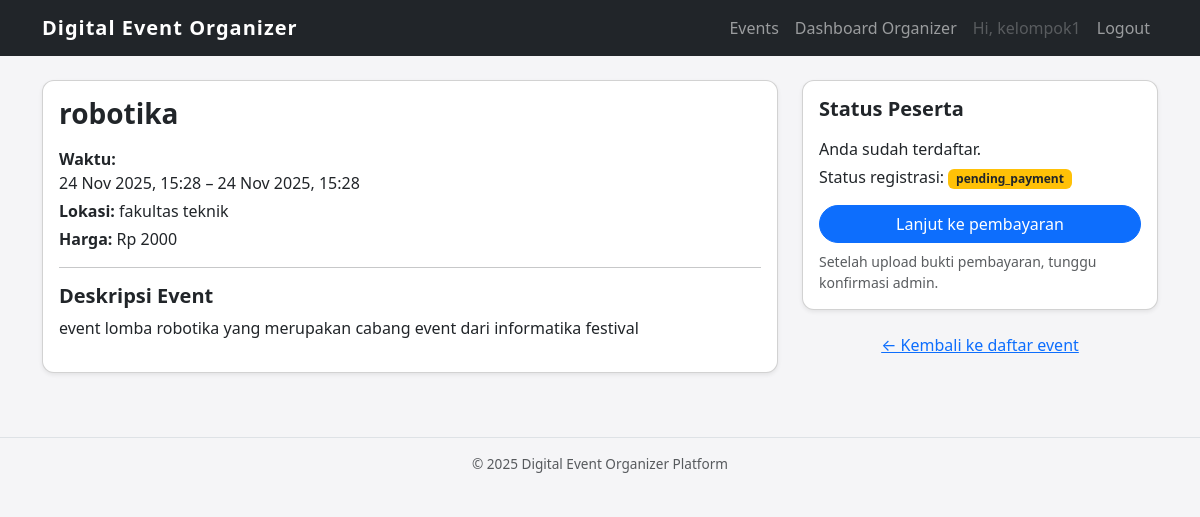
The app's page /events/robotika/ (signed in) with its own data.
### events/models.py (models this page shows, shortened)
class Event(models.Model):
    organizer = models.ForeignKey(
        settings.AUTH_USER_MODEL,
        on_delete=models.CASCADE,
        related_name='organized_events'
    )
    title = models.CharField(max_length=200)
    slug = models.SlugField(max_length=200, unique=True)
    description = models.TextField()
    location = models.CharField(max_length=255)
    start_datetime = models.DateTimeField()
    end_datetime = models.DateTimeField()
    max_participants = models.PositiveIntegerField(null=True, blank=True)
    price = models.DecimalField(max_digits=10, decimal_places=2, default=0)
    is_published = models.BooleanField(default=False)
    banner_image = models.ImageField(upload_to='event_banners/', null=True, blank=True)
    created_at = models.DateTimeField(auto_now_add=True)
    updated_at = models.DateTimeField(auto_now=True)
    def is_paid(self):
        return self.price > 0

class EventRegistration(models.Model):
    STATUS_CHOICES = (
        ('pending_payment', 'Pending Payment'),
        ('paid', 'Paid'),
        ('cancelled', 'Cancelled'),
        ('checked_in', 'Checked In'),
    )
    event = models.ForeignKey(Event, on_delete=models.CASCADE, related_name='registrations')
    participant = models.ForeignKey(settings.AUTH_USER_MODEL, on_delete=models.CASCADE, related_name='event_registrations')
    registration_code = models.UUIDField(default=uuid.uuid4, unique=True, editable=False)
    status = models.CharField(max_length=20, choices=STATUS_CHOICES, default='pending_payment')
    registered_at = models.DateTimeField(auto_now_add=True)
    checked_in = models.BooleanField(default=False)
    checked_in_at = models.DateTimeField(null=True, blank=True)

### events/views.py (the view)
# urls.py: path('<slug:slug>/', views.event_detail, name='event_detail'),
def event_detail(request, slug):
    event = get_object_or_404(Event, slug=slug, is_published=True)
    user_registration = None
    if request.user.is_authenticated:
        user_registration = EventRegistration.objects.filter(
            event=event,
            participant=request.user
        ).first()
    return render(request, "events/event_detail.html", {
        "event": event,
        "user_registration": user_registration,
    })

### event_organizer/templates/events/event_detail.html (shortened to what this page needs)
{% extends "base.html" %}
{% block content %}
<div class="row">
  <div class="col-lg-8 mb-3">
    <div class="card shadow-sm">
      <div class="card-body">
        <h1 class="h3 fw-bold mb-3">{{ event.title }}</h1>
        <div class="mb-3">
          <p class="mb-1"><strong>Waktu:</strong><br>
            {{ event.start_datetime|date:"d M Y, H:i" }} –
            {{ event.end_datetime|date:"d M Y, H:i" }}
          </p>
          <p class="mb-1"><strong>Lokasi:</strong> {{ event.location }}</p>
          <p class="mb-1">
            <strong>Harga:</strong>
            {% if event.is_paid %}
              Rp {{ event.price|floatformat:0 }}
            {% else %}
              <span class="badge bg-success">Gratis</span>
            {% endif %}
          </p>
        </div>
        <hr>
        <h5 class="fw-semibold">Deskripsi Event</h5>
        <p class="mb-0">{{ event.description|linebreaks }}</p>
      </div>
    </div>
  </div>
  <div class="col-lg-4">
    <div class="card shadow-sm mb-3">
      <div class="card-body">
        <h5 class="fw-semibold mb-3">Status Peserta</h5>
        {% if user.is_authenticated %}
          {% if user_registration %}
            <p class="mb-1">Anda sudah terdaftar.</p>
            <p class="mb-3">
              Status registrasi:
              <span class="badge bg-warning text-dark">{{ user_registration.status }}</span>
            </p>
            {% if event.is_paid %}
                {% if user_registration.payment and user_registration.payment.is_confirmed %}
                    <a href="{% url 'events:event_dashboard_participant' slug=event.slug %}"
                       class="btn btn-success w-100 mb-2">
                        Lihat tiket &amp; QR
                    </a>
                {% else %}
                    <a href="{% url 'events:event_payment' slug=event.slug %}"
                       class="btn btn-primary w-100 mb-2">
                        Lanjut ke pembayaran
                    </a>
                    <small class="text-muted d-block">
                      Setelah upload bukti pembayaran, tunggu konfirmasi admin.
                    </small>
                {% endif %}
            {% else %}
                <a href="{% url 'events:event_dashboard_participant' slug=event.slug %}"
                   class="btn btn-success w-100 mb-2">
                    Buka dashboard peserta
                </a>
            {% endif %}
          {% endif %}
        {% else %}
          <p class="mb-2">Silakan login untuk mendaftar event.</p>
          <a href="/accounts/login/?next={{ request.path }}"
             class="btn btn-outline-primary w-100">
            Login
          </a>
        {% endif %}
      </div>
    </div>
    <a href="{% url 'events:event_list' %}" class="btn btn-link w-100">
      &larr; Kembali ke daftar event
    </a>
  </div>
</div>
{% endblock %}

### event_organizer/templates/base.html (shortened to what this page needs)
<!DOCTYPE html>
<html lang="id">
<head>
    <link
      href="https://cdn.jsdelivr.net/npm/bootstrap@5.3.2/dist/css/bootstrap.min.css"
      rel="stylesheet"
    >
</head>
<body>
<nav class="navbar navbar-expand-lg navbar-dark bg-dark mb-4">
  <div class="container">
    <a class="navbar-brand" href="/">Digital Event Organizer</a>
    <div class="collapse navbar-collapse" id="navbarNav">
      <ul class="navbar-nav ms-auto">
        <li class="nav-item">
            <a class="nav-link" href="{% url 'events:event_list' %}">Events</a>
        </li>
        {% if user.is_staff %}
            <li class="nav-item">
            <a class="nav-link" href="{% url 'events:organizer_dashboard' %}">
                Dashboard Organizer
            </a>
            </li>
        {% endif %}
        {% if user.is_authenticated %}
            <li class="nav-item">
            <span class="nav-link disabled">Hi, {{ user.username }}</span>
            </li>
            <li class="nav-item">
            <a class="nav-link" href="/accounts/logout/">Logout</a>
            </li>
        {% else %}
            <li class="nav-item">
            <a class="nav-link" href="/accounts/login/">Login</a>
            </li>
        {% endif %}
        </ul>
    </div>
  </div>
</nav>
<main class="container mb-5">
  {% block content %}{% endblock %}
</main>
<footer class="border-top py-3 mt-auto">
  <div class="container text-center text-muted">
    &copy; {{ now|default:2025 }} Digital Event Organizer Platform
  </div>
</footer>
</body>
</html>

### event_organizer/templates/base.html (style rules this page uses)
body { background-color: #f5f5f7; }
.navbar-brand { font-weight: 700; letter-spacing: 0.05em; }
.card { border-radius: 0.75rem; }
.btn-primary { border-radius: 999px; }
footer { font-size: 0.85rem; }

### records on screen
Event: title "robotika", start_datetime "24 Nov 2025, 15:28", end_datetime "24 Nov 2025, 15:28", location "fakultas teknik", price "2000", description "event lomba robotika yang merupakan cabang event dari informatika festival"
EventRegistration: status "pending_payment"

### other values on screen
{{ user.username }} "kelompok1"
{{ now|default:2025 }} "2025"
